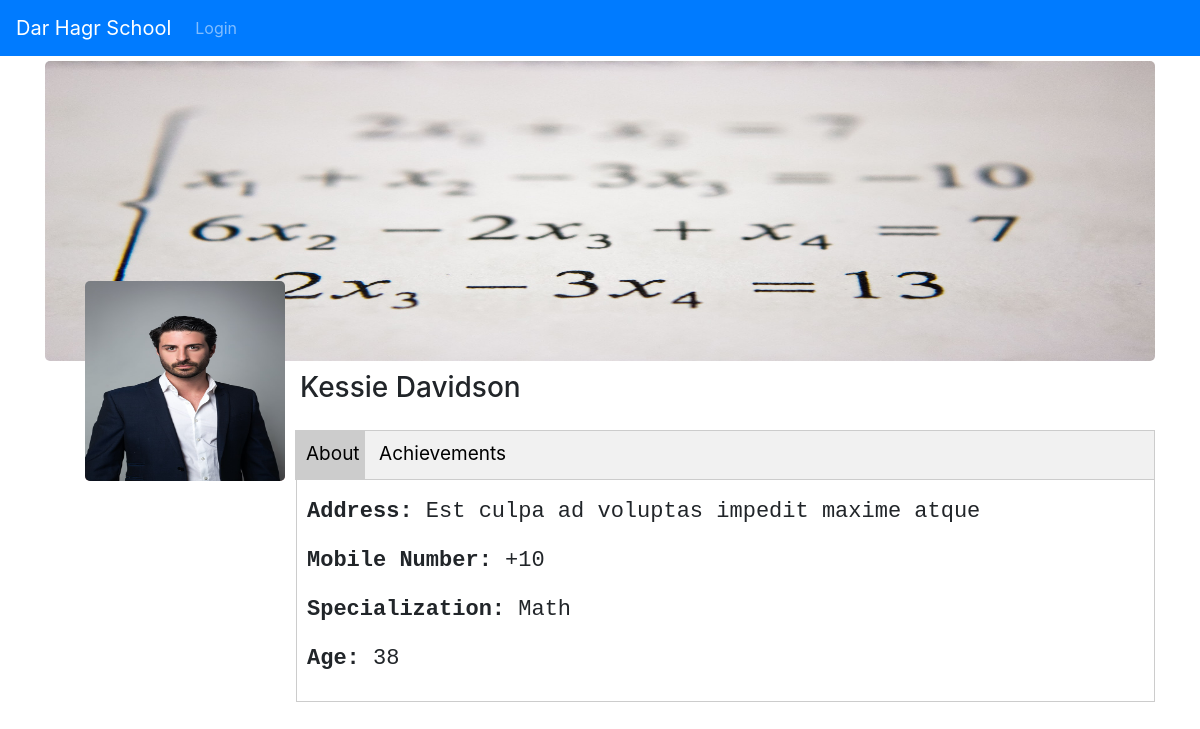
Page /school/teachers/4/ on the committed database.
### school/models.py (models this page shows, shortened)
class Teacher(models.Model):
    user = models.OneToOneField(User,on_delete=models.CASCADE,related_name='teacher_profiles')
    ssn = models.IntegerField(unique=True)
    name = models.CharField(max_length=50)
    address = models.CharField(max_length=264)
    phone =models.IntegerField()
    classrooms = models.ManyToManyField('school.Classroom',related_name='classroom_teachers')
    specialization = models.ForeignKey('school.Course',on_delete=models.SET_NULL,null=True)
    birth_date = models.DateField(verbose_name='Date of birth')
    photo = models.ImageField(upload_to='teachers/')
    achievements = models.TextField(max_length=1000,null=True,blank=True)
    is_teacher = models.BooleanField(default=True)
    class Meta:
        permissions = (("can_edit_grades","Edit students grades"),)
        ordering = ['name']

class Course(models.Model):
    code = models.IntegerField(unique=True)
    name = models.CharField(max_length=64)
    picture = models.ImageField(upload_to='courses')
    def __str__(self):
        return self.name

### school/views.py (the view)
# urls.py: path('teachers/<int:pk>/',views.TeacherDetailView.as_view(),name='teacher'),
class TeacherDetailView(DetailView):
    model = Teacher
    context_object_name = 'teacher'
    def calculateAge(self,birthDate):
        today = date.today()
        age = today.year - birthDate.year -((today.month, today.day) < (birthDate.month, birthDate.day))
        return age
    def get_context_data(self, **kwargs):
        context = {}
        if self.object:
            context['object'] = self.object
            context_object_name = self.get_context_object_name(self.object)
            if context_object_name:
                context[context_object_name] = self.object
                birth_date = self.object.birth_date
                context['age'] = TeacherDetailView.calculateAge(self,birth_date)
        context.update(kwargs)
        return super().get_context_data(**context)

### school/templates/school/teacher_detail.html (shortened to what this page needs)
{%extends 'school/base.html' %}
{%load static%}
{%block head%}
<link rel="stylesheet" href="{% static 'css/teachers.css' %}">
{%endblock%}
{%block body%}
<div class="container">
<div id='cover-div'>
<img id='cover' src="{{teacher.specialization.picture.url}}" alt="">
</div>
<div id='profile-pic-div'>
<img id='profile-pic' src="{{teacher.photo.url}}" alt="">
</div>
<h3 id='teacher-name'>{{teacher.name}}</h3>
<div class="tab">
    <button class="tablinks" onclick="openCity(event, 'info')" id="defaultOpen">About</button>
    <button class="tablinks" onclick="openCity(event, 'ackn')">Achievements</button>
  </div>
<div id='info' class='tabcontent'>
<p><b>Address:</b> {{teacher.address}}</p>
<p><b>Mobile Number:</b> +{{teacher.phone}}</p>
<p><b>Specialization:</b> {{teacher.specialization}}</p>
<p><b>Age:</b> {{age}} </p>
</div>
</div>
{%endblock%}

### school/static/css/style.css (style rules this page uses)
* { box-sizing: border-box }

### school/static/css/teachers.css (style rules this page uses)
* { box-sizing: border-box }
#cover-div { width:100%; height:300px; margin-top:5px; border-radius: 5px; }
#cover { width:100%; height:300px; border-radius: 5px; }
#profile-pic-div { width: 200px; height: 200px; background-color: rosybrown; margin-top: -80px; margin-left: 40px; border-radius: 5px; }
#profile-pic { width: 200px; height: 200px; border-radius: 5px; }
#teacher-name { margin-left: 255px; margin-top: -110px; }
.tab { border: 1px solid #ccc; background-color: #f1f1f1; width: auto; height: 50px; margin-left:250px ; margin-top:25px; }
.tab button { display: inline-block; background-color: inherit; cursor: pointer; transition: 0.3s; font-size: 19px; border: none; outline: none; padding: 5px; padding-left: 10px; height: 100%; }
.tab button.active { background-color: #ccc; }
.tabcontent { margin-left: 251px; padding: 10px; border: 1px solid #ccc; border-top:none; height: auto; padding-top: 15px; font-family: 'Courier New', Courier, monospace; font-size: 22px; }

### rows in the picture
Teacher: specialization.picture (picture), photo (picture), name "Kessie Davidson", address "Est culpa ad voluptas impedit maxime atque", phone "10", specialization "Math"
